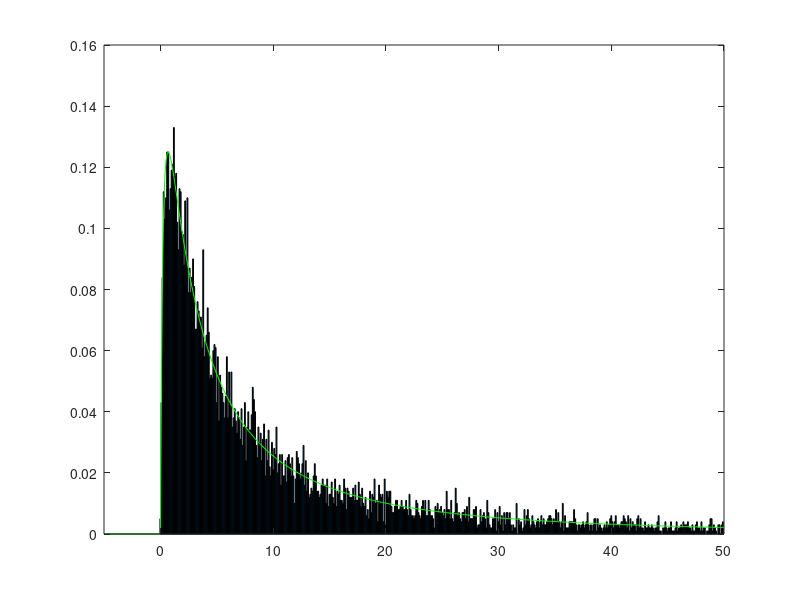

Write the MATLAB code that produced this figure. (Note: this script raises an error after producing the figure.)
%%%%%%%%%%%%%%%%%%%%%%%%%%%%%%%%%%%%%%%%%%%%%%%%%%%%%%%%%% GamSpikeTrainTutorial%% This exercise illustrates a few simple properties of spike intervals.% It introduces a few facts about renewal processes, beginning with the% poisson point process and extending intuitions to gamma processes.% It shows how regular spikes would be if they were to represent% waiting times to the Nth arrival in a Poisson point process.%% This tutorial was created by M. N. Shadlen 4/22/98  and was modified% by Greg Horwitz (for CSH '00). % 1/24/03 MNS updated for Neubeh545%  % Dependencies: % 	plot1ras: written by Mike Shadlen%	play_spikes: written by Geoff Boynton%   plot2ras: written by Greg Horwitz%%%% Notes to me... Things to do:% Add Markov chain?% Preliminary matlab stuff.% Make sure the utilities are in your pathaddpath('/Users/mike/Documents/Matlab_mfiles/quant_methods_tutorials/Stochastic Processes/gamSpikeTrain')% What is a point process?   It is a list of events that are% indistinguishable from one another, like spikes or radioactive decay, or% the onset of an alarm,  or a grain of silver on a piece of film. We can% think of each *event* as having a time or a location.   That means we can% describe the process by a list of times, sometimes called arrival times.% We would characterize a point process by a list of times, or intervals,% or  the number of events in some epoch.  % What is a renewal process? It is a point process whose intervals are% drawn randomly from a common distribution.  Each interval is independent% from the others.  So we say that the intervals are iid (independent and% identically distributed).  They are described by a random variable. %% Example 1. Here is an example of a renewal process.% We're going to draw interevent intervals from a lognormal% distribution.  A lognormal distribution look like this:x = [-5:.1:50];y = lognpdf(x,2.5,1);y = lognpdf(x,1.88,1.5);plot(x,y);title('The Lognormal Distribution');xlabel('Interval duration (ms)');ylabel('Probability');% Notice that the lognormal density has non-zero probability for only% positive interval durations.  This makes sense because the time% between two events can't possibly be negative -- lengths (whether in % time or space) are always non-negative.% (As aside: if X has a lognormal distribution then log(X) has a normal% (Gaussian) distribution.  That's where the name, lognormal, comes from.)% Let's imagine that a neuron fires spikes according to a renewal process. % Further, let's imagine that the interspike intervals from this neuron % have a lognormal distribution.  We can simulate spikes trains by drawing% a bunch of interspike intervals at random from the lognormal distribution, % and calling each event a spike.  We'll repeat this 100 times to simulate% 100 trials.ntrials = 100intervals = lognrnd(1.88,1.5,100,ntrials);% Here's a histogram of the interspike intervals:figure(1)[n,bins] = hist(intervals(:),x);n = n/(sum(n)*.1);bar(x(1:end-1),n(1:end-1));set(gca,'XLim',[min(x) max(x)]);% (A technical point: we cut off the last bin in the histogram % (the line: "bar(x(1:end-1),n(1:end-1)" above) because the way% the 'hist' function works the rightmost bin contains all of % the interspike intervals that fall into *or exceed* that bin.% There are a bunch of interspike intervals off to the right of% the plot which would have been stuck into the rightmost bin% had we not done this.  The relatively high number of interspike% intervals that are very large is due to the fact that the % lognormal distribution has a very long tail -- a characteristic % that we'll come back to soon.)% As expected, the histogram looks a lot like the lognormal % distribution that the interspike intervals were drawn from.  % Let's superimpose the lognormal density to verify the similarity.hold on;plot(x,y,'g-');hold off;% We can use the 'cumsum' (cumulative sum) function to add up the% interspike intervals and thus find the arrival time of each spike.arrivals = cumsum(intervals);figure(1)for i=1:ntrials	plot1ras(arrivals(:,i),i); hold on;endhold off;xlabel('Time (ms)');ylabel('Trial number');% Notice that the arrivals look pretty irregular.% Let's listen to this irregular point process by playing the events % as clicks in the computer speaker.  This is similar to what an% electrophysiologist hears over the audio monitor when recording % from a cell in vivo.  We'll play the spikes from the first five trials% and wait 1 second between trials.for i = 1:5	play_spikes(arrivals(:,i));	pause(1)end% Now that we've generated some simulated spike trains we can do % some statistical analyses of our simulated data.% First we'll calculate the mean and standard deviation of the % interspike intervals.mean_int = mean(intervals(:))var_int = var(intervals(:))% The ratio of standard deviation to mean is called the % 'coefficient of variation'.  CV_int = sqrt(var_int)/mean_int% Now we compute the theoretical value of the CV (with enough simulated% spikes the empirical CV will tend to this value).[m,v] = lognstat(1,2);sqrt(v)/m% (An aside: The CV for the lognormal(2,1) distribution is '1.3108'.% This is larger than '1.0' which is the CV of the exponential distribution.  % "So?", you ask, "why compare to the exponential distribution?"% Because a renewal process, with exponentially  distributed interevent % intervals, is the well-known Poisson process which has all kinds of% interesting properties.  The differences in CV for these two interevent% distributions has consequences for the statistics of spike counts% as we'll see in a moment.)% Neurophysiologists often calculate statistics from spike count data.% In this next bit we're going to calculate spike count statististics% from our simulated spike trains.% We generated 100 spikes for each of the trials in our simulation.  % Because the spike times are random, this means that each trial% ends at a different time.  We will now calculate spike count statistics% during the first 500 ms of each trial.  This is a brief enough epoch% that even the shortest trial exceeds it.epochDur = 500;if (min(max(arrivals)) < epochDur);	error('Not enough spikes!');endcounts = sum(arrivals < epochDur);% Here is the frequency histogram of spike counts.figure(1)hist(counts,[min(counts):2:max(counts)]);xlabel('Number of spikes in epoch')ylabel('Number of trials');% We can now calculate the mean and variance of the distribution % of spike counts (just as we previously did for the distribution% of interspike intervals).mean_counts = mean(counts)var_counts = var(counts)% For any renewal process there's a remarkable asymptotic relationship% between the mean and variance of the interspike interval distribution% and the mean and variance of the distribution of spike counts.% First, the mean of the spike count is (asymptotically) equal to the % duration of the counting window divided by the mean of the interval% distribution.epochDur/mean_intmean_counts% Second, the variance of the spike count is (asymptotically) equal% to the duration of the counting window times the variance of the % interval distribution, divided by the mean of the interval distribution% cubed.  (Note: this converges a lot more slowly than the formula for the% mean, above).epochDur*var_int/mean_int^3var_counts% Another way of saying this is that, for a renewal process, the square% of the CV of the interval distribution is asymptotically equal to % the Fano factor (variance to mean ratio) of the counts.CV_int^2var_counts/mean_counts% Just before we leave renewal processes in general it's worth pointing % that as the length of time over which the process is obsevered becomes% very long (with respect the mean interarrival time) something cool % happens to the distribution of counts within that window: it becomes% more and more Gaussian.  This is a result of the Central Limit theorem.%%%%%%%%%%%%%%%%%%%%%%%%%%%%%%%%%%%%%%%%% % Example 2.  Generating a Poisson process.% In this exercise we will use the same simulation technique to % generate spike trains from a few different hypothetical neurons.% The first is a Poisson neuron that fires spikes according to % a Poisson process -- a special type of renewal process.  Then,% we'll look at neurons that fire according to a renewal process% with interarrival times that have a gamma distribution.  Such% a neuron can be thought of as a perfect integrator of Poisson% inputs, as will be explained shortly.%% A Poisson process is a renewal process whose interevent times% have an exponential distribution.  To simulate the spiking of% a Poisson neuron, we are going to draw random numbers from % an exponential distribution and place spikes according to these% random numbers.%% (An aside: Note that this is a different approach to simulating% a Poisson process than is used in the "poissonTutorial.m".  This% is actually a better technique for many purposes.  Importantly,% we are not making the simplifying ssumption that time comes in% discrete steps, as was done in "poissonTutorial.m".)ntrials = 100;spike_rate = 50;                 % spikes/secmeanint = 1000 / spike_rate;     % mean interspike interval (ms)intervals = exprnd(meanint,100,ntrials);% Here's the histogram of the interspike intervals that we've % drawn.  To no one's great surprise, it looks pretty exponential.[n,bins] = hist(intervals(:),x);n = n/(sum(n)*.1);bar(x(1:end-1),n(1:end-1));set(gca,'XLim',[min(x) max(x)]);xlabel('Interval duration (msec)')ylabel('Probability')% Now we add up the interspike intervals to find the arrival time% of each spike.  We're also going to play the spikes over the % speaker and draw the raster to the screen.arrivals = cumsum(intervals);figure(1)for i=1:ntrials	plot1ras(arrivals(:,i),i); hold on;endhold off;xlabel('Time (ms)');ylabel('Trial number');for i = 1:5	play_spikes(arrivals(:,i));	pause(1)end% Notice that the spike rasters look qualitatively similar % to the neuron whose interspike intervals had a lognormal% distribution.  The spike trains sound about the same over the % speaker too.  This is because our eyes and ears aren't so good% at discriminating between these two kinds of random processes.% The statistics of these spike trains are rather different from % those we simulated at the begining of this tutorial.% To illustrate this point, we'll now look at the statistics of the % spike counts across trials.epochDur = 500;if (min(max(arrivals)) < epochDur);	error('Not enough spikes!');endpoisscounts = sum(arrivals < epochDur);% Here is the frequency histogram of spike counts.minbin = min([poisscounts,counts]);maxbin = max([poisscounts,counts]);binwidth = 1;figure(1)subplot(2,1,1)[n,x] = hist(poisscounts,[minbin:binwidth:maxbin]);bar(x,n/sum(n));ylabel('Proportion of trials');title('Poisson neuron','FontSize',14);% For comparison, we'll also display the frequency histogram of% spike counts for the neuron we simulated earlier -- the one% whose interspike intervals come from the lognormal distribution.subplot(2,1,2)[n,x] = hist(counts,[minbin:binwidth:maxbin]);bar(x,n/sum(n));xlabel('Number of spikes in epoch')ylabel('Proportion of trials');title('non-Poisson neuron','FontSize',14);% Notice that the number of spikes fired by the Poisson neuron,% although random from trial to trial, is much more consistent% that the number of spikes fired by the neuron from the begining% of the tutorial.  This is a consequence of the fact that the % coefficient of variation of the lognormal distribution (with the % parameters that we used) is bigger than the coefficient of % variation of the exponential distribution.% OK, so what's the big deal about the Poisson process? % What's so great about having exponentially distributed % interevent times?  % The Poisson process has a number of interesting qualities% two of which we'll mention now.  The first is that % the number of events (spikes in our case) arriving during% an epoch of fixed duration has a distribution that can be% derived analytically: the probability that the neuron fires % 'k' spikes during an interval of length 't' is:%%                    (lambda*t)^k e^(-lambda*t)% Prob (X(t) = k) = --------------------------%                                k!%% To illustrate this, we'll superimpose these analytically% derived probabilities over our histogram.subplot(2,1,1);hold on;x = [minbin:binwidth:maxbin];plot(x,binwidth*poisspdf(x,spike_rate*(epochDur/1000)),'m*');% Notice that this theoretical distribution matches the spike counts% from the Poisson neuron pretty well, but it doesn't match the% spikes counts from the other neuron at all.  Sadly, the spike% counts from the non-Poisson neuron don't have a distribution with% a nice analytical solution, at least as far as I know.% You may have noticed that that superimposed Poisson distribution % looks almost like a normal distribution.  The fact is that the % Poisson distribution converges to a normal distribution as the% duration of the counting window (or the rate of events) goes to % infinity.  So does the distribution of spike coutns from the other% neuron.  As was mentioned briefly earlier, the distribution of% counts from any renewal process converges to a normal distribution % as the number of counts becomes large.% The Poisson process has a remarkable property that falls easily% of the exponentially distributed intervals: the probabillity% of firing a spike does not depend on when the last spike% was fired.  Because of this property, the Poisson process% is called "memoryless".% To illustrate this we'll first plot the exponential % density function.figure(1); clf;t = [0:.1:200];y = exppdf(t,meanint);plot(t,y);xlabel('Interval duration');ylabel('Probability');% Looking at the probability distribution you might think that  if a spike% just occurred another one is probably going to happen pretty soon.  After% all, the greatest probability density is for very short intervals (at the% left of the graph).  The fact is that the probability of a spike% happening doesn't  depend at all on when the last spike happened.  They% are  completely independent, for the Poisson process.%% To see this let's consider a conditional probability: the  probability of% firing a spike at time 't' given that we haven't fired a spike from time% 0 to 't'.  Assume that a spike was fired at time 0 exactly.  This first% probability is just the  exponential probability density (it is the% probability  of observing an interspike interval 't' ms long).  The% second probability is one minus the cumulative exponential density from 0% to 't' (the probability that a spike hasn't occurred between time 0 and% 't').   To find the conditional probability, we divide one by the other.hazard = exppdf(t,meanint)./(1-expcdf(t,meanint));clf;plot(t, hazard)xlabel('Time (ms)')ylabel('Prob spike | Prev spike at t=0')set(gca,'Ylim',[0 .1]);% The so-called "hazard function" is totally flat.  This means that % the probability of firing a spike in the next small time increment% is the same irrespective of how much time has gone by since the % previous spike.  The product of the hazard function at time 't' and % a small increment, 'dt', is the probability that an event occurs% sometime between 't' and 't+dt'.%%%%%%%%%%%%%%%%%%%%%%%%%%%%%%%%%%%%%%%%%%%%%%%%%%%% Example 3.  Gamma-distributed interevent intervals.% In this section we're going to simulate a renewal process by% a different method.  Imagine that you have a neuron that integrates% excitatory post-synaptic potentials that arrive as a Poisson% process.  Further, let's say that once "n" of these EPSPs have% been integrated the neuron fires a spike and resets its membrane% voltage to its resting state.  This is an example of a renewal% process: interevent intervals are independent and come from a % single underlying distribution.  We haven't explictly stated% the parametric form of the interevent interval distribution, but% that's OK.  It'll turn out that the interevent interval distribution% has a nice analytical solution.  Lucky us!% To start, let's say that the neuron has to receive exactly 3% EPSPs to fire a spike.  We'll further assume that EPSPs arrive% as a Poisson process and we'll adjust the rate of these Poisson% processes so that our model neuron will fire, on average, 50 spikes% per second (if should be clear that if we don't adjust the rate% of the EPSP processes our model neuron will fire progressively% more slowly as we require that it integrate more and more EPSPs to % fire a spike).nstepstothresh = 5;spike_rate = 50;mean_int = 1000/spike_rate;intervals = exprnd(meanint/nstepstothresh,nstepstothresh,1000);intervals = sum(intervals,1);% Let's take a look at the histogram of interspike intervals and the% spike rasters from the first 500 ms of the simulation.plot2ras(2,intervals,nstepstothresh);% Notice that we don't get many very short interspike intervals.% This is because our neuron has to wait for the 5th EPSP to fire% a spike.  In principle, 5 EPSPs could arrive immediately after our% neuron fires a spike, in which case it would fire a second spike,% but this is exceedingly unlikely to happen.% For comparison, let's simulate spikes from a neuron that only needs% to integrate 1 EPSP before it fires a spike.  It should come as % no surprise that this neuron fires as a Poisson process -- it waits % for an EPSP (which arrives as a Poisson process by assumption) and% then fires a spike.nstepstothresh = 1intervals = exprnd(meanint/nstepstothresh,nstepstothresh,1000);intervals = sum(intervals,1);plot2ras(1,intervals,nstepstothresh);% By now the fact that the interspike interval histogram looks % exponential should come as no surprise.% Notice that we occasionally get very short (and very % long) interspike intervals.  It's a lot more likely for pairs% of Poisson events to occur nearly simultaneously than for a% packet of five Poisson events to occur nearly simultaneously.% Likewise, pairs of Poisson events may have a substantial% delay between them, whereas the time between the fifth% Poisson event and the 10th (assuming that the events are coming% 5x as quickly) is unlikely to be as long.% Finally, let's look at a neuron that needs to integrate 20 Poisson% EPSPs before firing a spike.nstepstothresh = 20intervals = exprnd(meanint/nstepstothresh,nstepstothresh,1000);intervals = sum(intervals,1);plot2ras(3,intervals,nstepstothresh);% Now compare vertically across the panels.  As we require that our neuron% integrate progressively greater numbers of EPSPs, the interspike interval% histogram gets progressively tighter (less variable) and the spike trains% become progressively more regular looking.% The CV of the interspike interval distribution decreases as we% increase the number of EPSPs to count.  As was shown above, this has % the consequence of decreasing the mean to variance ratio of the spike% counts.  We fixed the mean spike count in this simulation, so we see% a decrease in the spike count variance.% This can be a problem for the simple integrate and fire model of % neuronal firing.  It predicts much less variable responses than one% actually observes in in vivo cortical recordings.  There are ways% of getting around this, however.  For instance, the fact that real% neurons receive both excitation *and inhibition* changes the situation% dramatically.% (A final aside: this is a bit tangential to the focus of this tutorial,% but it's interesting to note that the interspike interval distributions% for the integration model has a gamma density.  I'll superimpose some% gamma density functions on the interspike interval histograms to try to % convince you of this.)subplot(3,2,1); hold on;plot([0:60],gampdf([0:60],1,meanint),'g-');subplot(3,2,3); hold on;plot([0:60],gampdf([0:60],5,meanint/5),'g-');subplot(3,2,5); hold on;plot([0:60],gampdf([0:60],20,meanint/20),'g-');% (This is a nice result because it means that we could have simulated% this process simply by drawing interspike intervals from a gamma % distribution.)